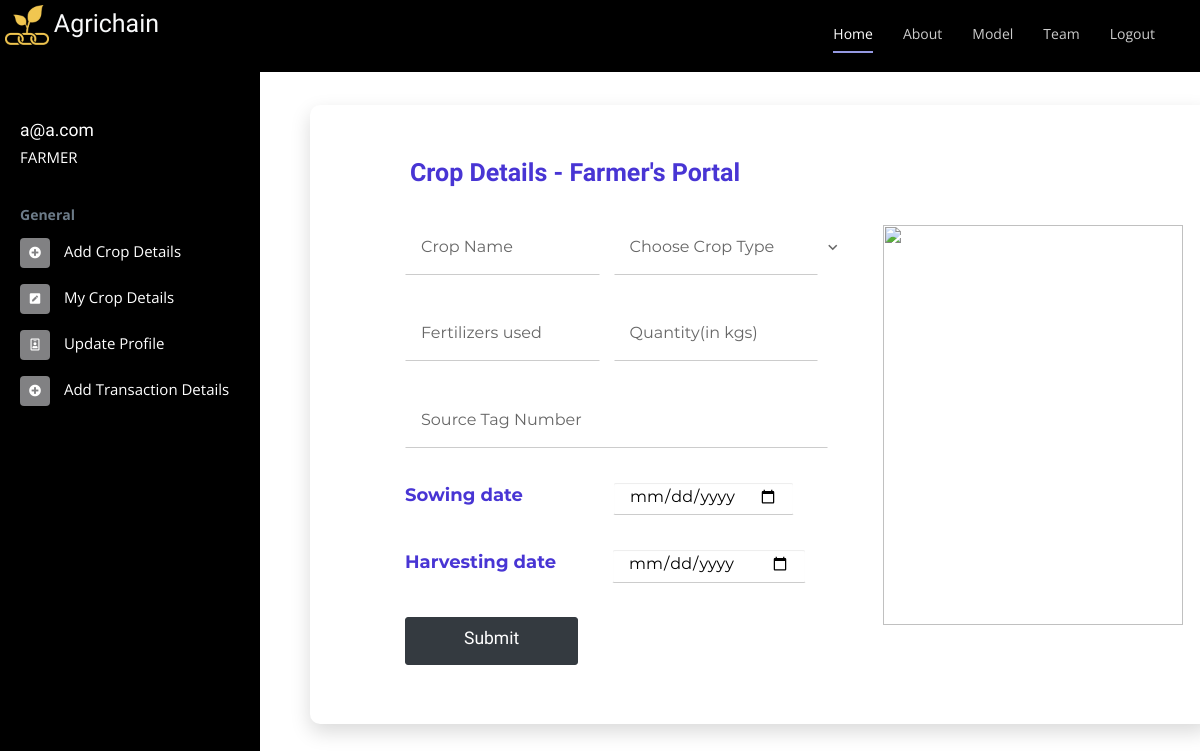
Before: /addCropDetails (signed in) with the older database file.
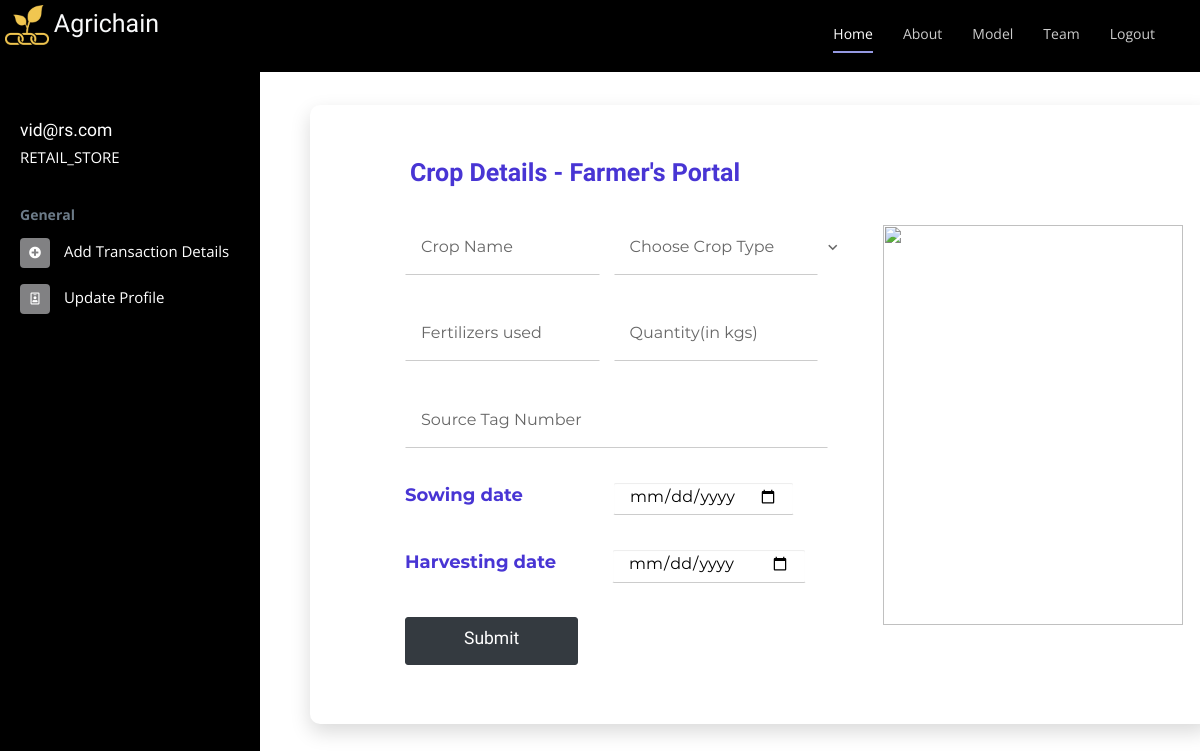
After: the same page with the newer database file.
### flaskapp/models.py (models this page shows, shortened)
class User(UserMixin, db.Model):
    id = db.Column(db.Integer, primary_key=True)
    email = db.Column(db.String(120), index=True, unique=True)
    address = db.Column(db.String(120), index=True, unique=True)
    password_hash = db.Column(db.String(128))
    role = db.Column(db.String(128))

### flaskapp/farmerRoutes.py (the view, shortened to what this page needs)
@mod_farmer.route("/addCropDetails",methods=["GET","POST"])
@login_required
def addCropDetails():
    crop_id  = request.args.get('crop_id')
    crop = None
    print(crop)
    return render_template('addCropDetails.html',current_user=current_user,crop=crop)

### flaskapp/retailerRoutes.py (called while the page is built)
@login_manager.user_loader
def load_user(user_id):
    return User.query.get(int(user_id))

### flaskapp/templates/addCropDetails.html (shortened to what the changed rows need)
<html>
    <head>
    {% include "headerlinks.html" %}
</head>
<body>
        <div class="page-wrapper chiller-theme toggled">
          <body class="form-v10">
            <div class="page-content">
              <div class="form-v10-content">
                <form class="form-detail" {% if crop %} action="/addCropDetails?crop_id={{crop.crop_id}}" {% else %} action="/addCropDetails"{% endif %} method="POST" id="myform">
                  <form class="form-detail" {% if crop %} action="/addCropDetails?crop_id={{crop.crop_id}}" {% else %} action="/addCropDetails"{% endif %} method="POST" id="myform">
                    <div class="form-left">
                      <h2><b>Crop Details - Farmer's Portal</b></h2>
                    </div>
                </form>
              </div>
            </div>
          {% extends "sidebar.html" %}

### flaskapp/templates/sidebar.html (shortened to what this page needs)
<nav id="sidebar" class="sidebar-wrapper">
    <div class="sidebar-content">
      <div class="logo mr-auto">
        <h1 class="text-light">
          <a href="home"><img src="static/img/logo.png" alt="" class="img-fluid" style="max-width: 50%; max-height: 50px; padding: 5px;"></a>Agrichain
    </h1>
    </div>
      <div class="sidebar-header">
        <div class="user-info">
          <span class="user-name">
            <strong><h3>{{current_user.email}}</h3></strong>
          </span>
          <span class="user-role">{{current_user.role}}</span>
        </div>
      </div>
      <div class="sidebar-menu">
        <ul>
          <li class="header-menu">
            <span>General</span>
          </li>
          {% if current_user.role == "FARMER" %}
            <li class="sidebar">
              <a href="/addCropDetails">
                <i class="fas fa-plus-circle"></i>
                <span>Add Crop Details</span>
              </a>
            </li>
            <li class="sidebar">
              <a href="/getCrops">
                <i class="fas fa-pen-square"></i>
                <span>My Crop Details</span>
              </a>
            </li>
            <li class="sidebar">
              <a href="/updateFarmerProfile">
                <i class="far fa-id-badge"></i>
                <span>Update Profile</span>
              </a>
            </li>
            <li class="sidebar">
              <a href="/addTransactionDetails">
                <i class="fas fa-plus-circle"></i>
                <span>Add Transaction Details</span>
              </a>
            </li>
          {% elif current_user.role == "RETAIL_STORE"%}
            <li class="sidebar">
              <a href="/addRetailTransactionDetails">
                <i class="fas fa-plus-circle"></i>
                <span>Add Transaction Details</span>
              </a>
            </li>
            <li class="sidebar">
              <a href="/updateRetailerProfile">
                <i class="far fa-id-badge"></i>
                <span>Update Profile</span>
              </a>
            </li>
          {% endif %}
        </ul>
      </div>
    </div>
  </nav>

Changed rows visible on the page:
changed User: email "a@a.com" → "vid@rs.com"; role "FARMER" → "RETAIL_STORE"
Other visible differences:
text no longer shown: "Add Crop Details My Crop Details"
